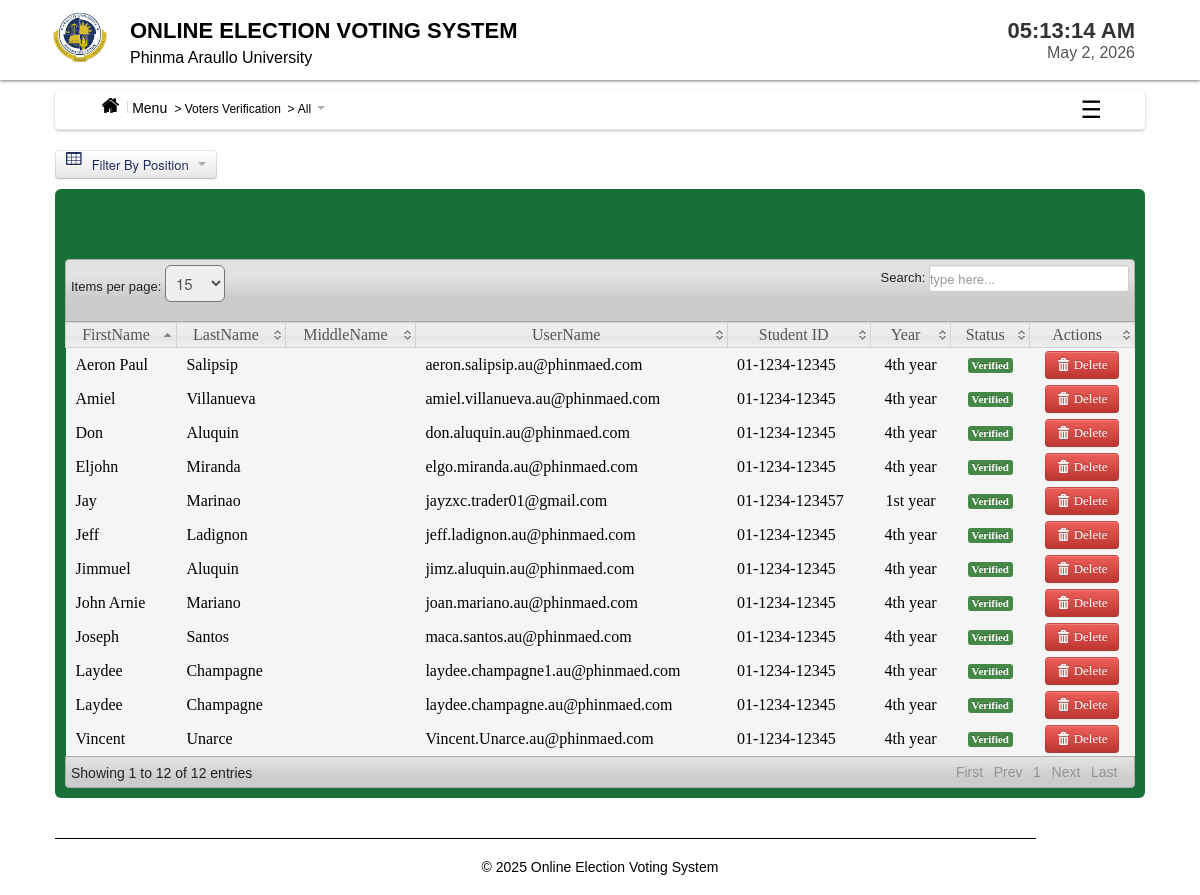
The page /election_officer/voter_verification.php (signed in) on the database its author committed.
### tables this page shows
CREATE TABLE `voters` (
  `VoterID` int(11) NOT NULL,
  `FirstName` varchar(150) NOT NULL,
  `LastName` varchar(150) NOT NULL,
  `MiddleName` varchar(100) NOT NULL,
  `Username` varchar(100) NOT NULL,
  `Password` varchar(100) NOT NULL,
  `Email` varchar(150) NOT NULL,
  `Year` varchar(100) NOT NULL,
  `Status` varchar(20) NOT NULL,
  `SchoolID` varchar(100) NOT NULL,
  `Verified` enum('Verified','Not Verified') NOT NULL DEFAULT 'Not Verified',
  `DateVoted` varchar(50) NOT NULL,
  `TimeVoted` varchar(50) NOT NULL,
  `Room` varchar(100) NOT NULL
);

### election_officer/voter_verification.php (the view, shortened to what this page needs)
<?php
include('header.php');
include('dbcon.php');
?>
</head>
<body>
<?php include('nav_top.php'); ?>
<div class="wrapper">
<div class="home_body">
<?php include('menusidebar.php'); ?>
<section style="margin-top: 20px;">
 <section style="margin-top: 20px;">
  <div class="dropdown">
    <button class="btn dropdown-toggle" type="button" data-toggle="dropdown"
  #000; border: none;>
  <i class="icon-table icon-large" style="margin-right: 8px;"></i> Filter By Position
  <span class="caret" style="border-top-color: #000; margin-left: 6px;"></span>
</button>
  </div>
</section>
<section>
	<div id="element" class="hero-body">
	<div class="pagination">
	</div>
	<table class="users-table">
	<div class="demo_jui">
	<table cellpadding="0" cellspacing="0" border="0" class="display" id="log">
	<thead>
	<tr>
		<th>FirstName</th>
		<th>LastName</th>
		<th>MiddleName</th>
		<th>UserName</th>
		<th>Student ID</th>
		<th>Year</th>
		<th>Status</th>
		<th>Actions</th>
	</tr>
	</thead>
	<tbody>
	<?php
	$voter_query = mysqli_query($conn, "SELECT * FROM voters");
	while ($voter_rows = mysqli_fetch_array($voter_query)) {
		$id = $voter_rows['VoterID'];
	?>
	<tr class="del<?php echo $id ?>">
		<td><?php echo $voter_rows['FirstName']; ?></td>
		<td><?php echo $voter_rows['LastName']; ?></td>
		<td><?php echo $voter_rows['MiddleName']; ?></td>
		<td><?php echo $voter_rows['Username']; ?></td>
		<td><?php echo $voter_rows['SchoolID']; ?></td>
		<td align="center"><?php echo $voter_rows['Year']; ?></td>
		<td align="center">
			<?php if ($voter_rows['Verified'] == 'Not Verified') { ?>
				<button class="btn btn-success verify-btn" data-id="<?php echo $id; ?>">Verify</button>
			<?php } else { ?>
				<span class="label label-success">Verified</span>
			<?php } ?>
		</td>
		<td align="center">
			<a class="btn btn-danger1" id="<?php echo $id; ?>">
				<i class="icon-trash icon-large"></i>&nbsp;Delete
			</a>
		</td>
	</tr>
	<?php } ?>
	</tbody>
	</table>
	</div>
	<?php include('footer.php') ?>
</div>
</div>
</body>
</html>

### election_officer/css/datatable/demo_table_jui.css (style rules this page uses)
table.display thead th { cursor: pointer; padding: 3px 0 3px 10px; }
table.display { border-collapse: collapse; clear: both; margin: 0 auto; width: 100%; }
table.display td { padding: 3px 10px; }
tr.odd { background-color: #f5f5f5; }
tr.even { background-color: #f5f5f5; }
tr.odd td.sorting_1 { background-color: f5f5f5; }
tr.even td.sorting_1 { background-color: f5f5f5; }

### election_officer/css/Home.css (style rules this page uses)
* { margin: 0; padding: 0; }
body { font-family: "Poppins", sans-serif; font-size: 14px; background-color: #fff ; background-position: 0 0px; }
.wrapper { width:1090px; margin:10px auto; }

### rows shown on the page
voters: FirstName "Laydee", LastName "Champagne", Username "laydee.champagne1.au@phinmaed.com", SchoolID "01-1234-12345", Year "4th year", Verified "Verified"
voters: FirstName "Laydee", LastName "Champagne", Username "laydee.champagne.au@phinmaed.com", SchoolID "01-1234-12345", Year "4th year", Verified "Verified"
voters: FirstName "Vincent", LastName "Unarce", Username "Vincent.Unarce.au@phinmaed.com", SchoolID "01-1234-12345", Year "4th year", Verified "Verified"
voters: FirstName "Jeff", LastName "Ladignon", Username "jeff.ladignon.au@phinmaed.com", SchoolID "01-1234-12345", Year "4th year", Verified "Verified"
voters: FirstName "Amiel", LastName "Villanueva", Username "amiel.villanueva.au@phinmaed.com", SchoolID "01-1234-12345", Year "4th year", Verified "Verified"
voters: FirstName "Aeron Paul", LastName "Salipsip", Username "aeron.salipsip.au@phinmaed.com", SchoolID "01-1234-12345", Year "4th year", Verified "Verified"
voters: FirstName "John Arnie", LastName "Mariano", Username "joan.mariano.au@phinmaed.com", SchoolID "01-1234-12345", Year "4th year", Verified "Verified"
voters: FirstName "Joseph", LastName "Santos", Username "maca.santos.au@phinmaed.com", SchoolID "01-1234-12345", Year "4th year", Verified "Verified"
voters: FirstName "Don", LastName "Aluquin", Username "don.aluquin.au@phinmaed.com", SchoolID "01-1234-12345", Year "4th year", Verified "Verified"
voters: FirstName "Eljohn", LastName "Miranda", Username "elgo.miranda.au@phinmaed.com", SchoolID "01-1234-12345", Year "4th year", Verified "Verified"
voters: FirstName "Jimmuel", LastName "Aluquin", Username "jimz.aluquin.au@phinmaed.com", SchoolID "01-1234-12345", Year "4th year", Verified "Verified"
voters: FirstName "Jay", LastName "Marinao", Username "jayzxc.trader01@gmail.com", SchoolID "01-1234-123457", Year "1st year", Verified "Verified"

### other values the page prints
$main_label "Voters Verification"
$subpage_label "All"
